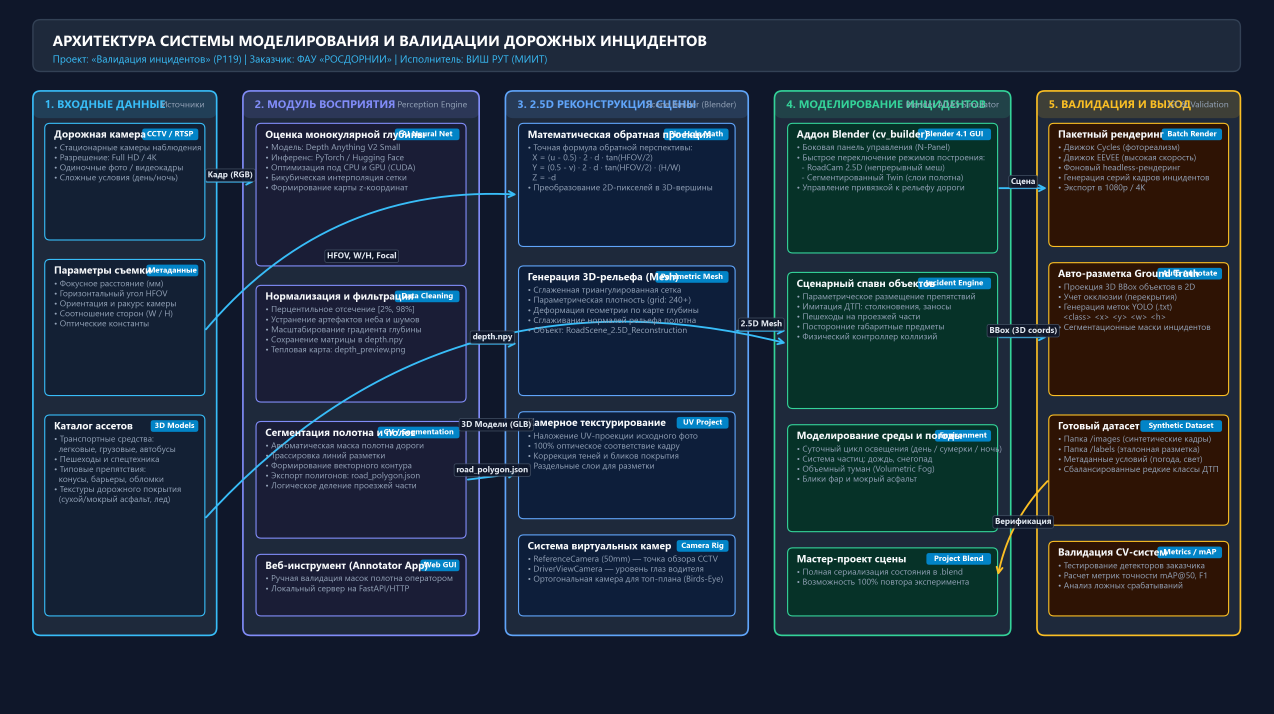
#> input picture architecture_schema.png, 3820 x 2140 px (shown at 1/3 size); its folder holds only this picture in this run
$ python annotate_road.py --image ../architecture_schema.png
#> lines starting #> are read from the running program, lines starting #| are printed output that depends on the picture
#!/usr/bin/env python3
"""
annotate_road.py — Interactive Road Polygon Annotation & Review Tool
===================================================================
Visualizes AI-generated road polygons or allows manual polygon drawing.
CPU-only OpenCV GUI.

Controls:
  - Left Click: Add polygon vertex
  - Enter: Finish current polygon
  - S: Save polygons and exit
  - R: Clear/reset current polygon
  - C: Clear all polygons
  - Esc: Quit without saving
"""

import os
import sys
import json
import argparse
from pathlib import Path
import cv2
import numpy as np

points = []
polygons = []
display_scale = 1.0
image = None
canvas = None


def redraw():
    global canvas
    canvas = image.copy()
    h, w = image.shape[:2]

    # Draw saved / pre-existing polygons (Green)
    for idx, poly in enumerate(polygons):
        pts = np.array([(int(x * w), int(y * h)) for x, y in poly], dtype=np.int32)
        if len(pts) >= 3:
            # Semi-transparent overlay
            overlay = canvas.copy()
            cv2.fillPoly(overlay, [pts], (0, 180, 0))
            cv2.addWeighted(overlay, 0.25, canvas, 0.75, 0, canvas)
            cv2.polylines(canvas, [pts], True, (0, 255, 0), 2)
            cv2.putText(
                canvas, f"Poly #{idx+1}", (pts[0][0], pts[0][1] - 5),
                cv2.FONT_HERSHEY_SIMPLEX, 0.5, (0, 255, 0), 1
            )

    # Draw currently active points and lines (Yellow / Red)
    curr_pts = [(int(x * w), int(y * h)) for x, y in points]
    for p in curr_pts:
        cv2.circle(canvas, p, 5, (0, 0, 255), -1)
    if len(curr_pts) >= 2:
        cv2.polylines(canvas, [np.array(curr_pts, dtype=np.int32)], False, (0, 255, 255), 2)

    # Instructions overlay at top
    header_text = f"Polygons: {len(polygons)} | LeftClick=Add | Enter=Close Poly | S=Save & Quit | R=Reset | C=Clear All | Esc=Quit"
    cv2.rectangle(canvas, (0, 0), (w, 35), (20, 20, 20), -1)
    cv2.putText(canvas, header_text, (10, 24), cv2.FONT_HERSHEY_SIMPLEX, 0.55, (255, 255, 255), 1)

    view = cv2.resize(canvas, None, fx=display_scale, fy=display_scale)
    cv2.imshow("Road Annotation Review", view)


def mouse(event, x, y, flags, param):
    if event == cv2.EVENT_LBUTTONDOWN and image is not None:
        h, w = image.shape[:2]
        u = float(np.clip(x / display_scale / w, 0.0, 1.0))
        v = float(np.clip(y / display_scale / h, 0.0, 1.0))
        points.append((u, v))
        redraw()


def review_or_annotate(
    image_path: str,
    output_json: str = "road_polygon.json",
    initial_json: str | None = None,
    max_width: int = 1400,
) -> list:
    global image, display_scale, polygons, points
    image_path = os.path.abspath(image_path)
    if not os.path.exists(image_path):
        raise FileNotFoundError(f"Image not found: {image_path}")

    image = cv2.imread(image_path)
    if image is None:
        raise ValueError(f"Could not load image: {image_path}")

    h, w = image.shape[:2]
    display_scale = min(1.0, max_width / float(w))
    polygons = []
    points = []

    # Preload polygons if provided
    load_path = initial_json or (output_json if os.path.exists(output_json) else None)
    if load_path and os.path.exists(load_path):
        try:
            with open(load_path, "r", encoding="utf-8") as f:
                data = json.load(f)
                loaded_polys = data.get("polygons", [])
                if loaded_polys:
                    polygons = loaded_polys
                    print(f"[AnnotateRoad] Preloaded {len(polygons)} polygon(s) from {load_path}")
        except Exception as e:
            print(f"[AnnotateRoad] Warning loading initial JSON: {e}")

    cv2.namedWindow("Road Annotation Review", cv2.WINDOW_NORMAL)
    cv2.setMouseCallback("Road Annotation Review", mouse)
    redraw()

    saved = False
    while True:
        key = cv2.waitKey(0) & 0xFF
        if key in (13, 10):  # Enter: close current polygon
            if len(points) >= 3:
                polygons.append(points.copy())
                points.clear()
                redraw()
                print(f"[AnnotateRoad] Polygon closed. Total: {len(polygons)}")
            else:
                print("[AnnotateRoad] Need at least 3 points to close polygon.")
        elif key in (ord("s"), ord("S")):  # S: Save & exit
            if len(points) >= 3:
                polygons.append(points.copy())
                points.clear()
            out_data = {
                "image_width": w,
                "image_height": h,
                "polygons": polygons,
            }
            os.makedirs(os.path.dirname(os.path.abspath(output_json)) or ".", exist_ok=True)
            with open(output_json, "w", encoding="utf-8") as f:
                json.dump(out_data, f, indent=2)
            print(f"[AnnotateRoad] Saved {len(polygons)} polygon(s) to {output_json}")
            saved = True
            break
        elif key in (ord("r"), ord("R")):  # R: Reset current points
            points.clear()
            redraw()
        elif key in (ord("c"), ord("C")):  # C: Clear all
            points.clear()
            polygons.clear()
            redraw()
            print("[AnnotateRoad] Cleared all polygons.")
        elif key == 27:  # Esc: cancel
            print("[AnnotateRoad] Cancelled without saving changes.")
            break

    cv2.destroyAllWindows()
    return polygons


def main():
    ap = argparse.ArgumentParser()
    ap.add_argument("--image", required=True)
    ap.add_argument("--output", default="road_polygon.json")
    ap.add_argument("--initial", default=None)
    ap.add_argument("--max_width", type=int, default=1400)
    args = ap.parse_args()

    review_or_annotate(args.image, args.output, args.initial, args.max_width)
#> in review_or_annotate, image is the input picture: shape (2140, 3820, 3); mean B, G, R 59.9, 44.9, 31
#> in redraw, `view = cv2.resize(canvas, None, fx=display_scale, fy=display_scale)`:
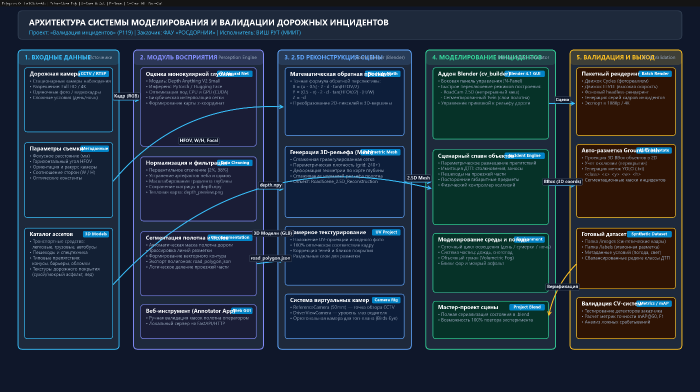
#> view: shape (784, 1400, 3) (shown at 1/2 size); mean B, G, R 59.6, 44.9, 31.2
#> (key Esc is pressed here)


if __name__ == "__main__":
    main()
